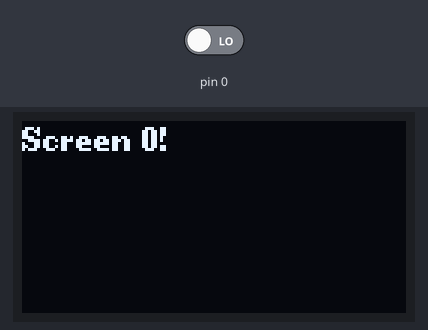
The sketch below on a simulated Arduino Uno, built with avr-gcc and run on an emulated ATmega328P. Parts: 128×64 one-colour display. Inputs (shaded band) come from the test bench; at power-on: pin 0 LOW.

Above: at 2.9 s.
3.0 s: pin 0 driven HIGH
At 4.1 s:
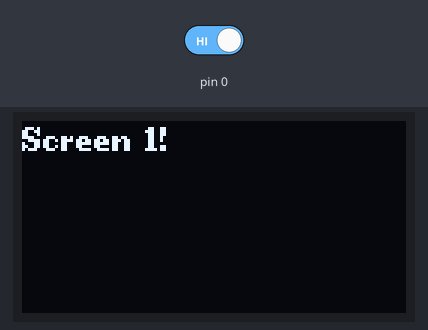
Timing chart, 0 to 6.0 s (numbered marks = the images above; inputs shaded):
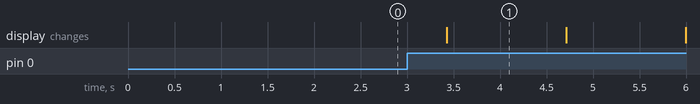

Measured:
- after the input at 3.0 s, the display: changes after 0.43 s (image 1)
- what the display in image 1 shows lasts 1.3 s, from 3.4 s to 4.7 s

The sketch:

basic_screen_switch.ino
```cpp
#include <Arduino.h>
#include <U8g2lib.h>

#ifdef U8X8_HAVE_HW_SPI
#include <SPI.h>
#endif
#ifdef U8X8_HAVE_HW_I2C
#include <Wire.h>
#endif

int buttonPin = 2;  //button in D2
int screen = 0;     //hold which screen is being selected


//U8G2_SSD1306_128X64_NONAME_F_HW_I2C u8g2(U8G2_R0, /* clock=*/ SCL, /* data=*/ SDA, /* reset=*/ U8X8_PIN_NONE);  // High speed I2C

U8G2_SSD1306_128X64_NONAME_F_SW_I2C u8g2(U8G2_R0, /* clock=*/SCL, /* data=*/SDA, /* reset=*/U8X8_PIN_NONE);  //Low spped I2C

void setup(void) {
  u8g2.begin();
}

void loop(void) {
  if (digitalRead(buttonPin == 1)) {
    if (screen == 0)  //change what screen we will display
    {
      screen = 1;
    } else {
      screen = 0;
    }
    u8g2.clearBuffer();
    delay(250);
  }

  if (screen == 0) {
    u8g2.clearBuffer();                  // clear the internal memory
    u8g2.setFont(u8g2_font_ncenB08_tr);  // choose a suitable font
    u8g2.drawStr(0, 10, "Screen 0!");    // write something to the internal memory
    u8g2.sendBuffer();                   // transfer internal memory to the display
    delay(1000);
  }
  if (screen == 1) {
    u8g2.clearBuffer();                  // clear the internal memory
    u8g2.setFont(u8g2_font_ncenB08_tr);  // choose a suitable font
    u8g2.drawStr(0, 10, "Screen 1!");    // write something to the internal memory
    u8g2.sendBuffer();                   // transfer internal memory to the display
    delay(1000);
  }
}
```
